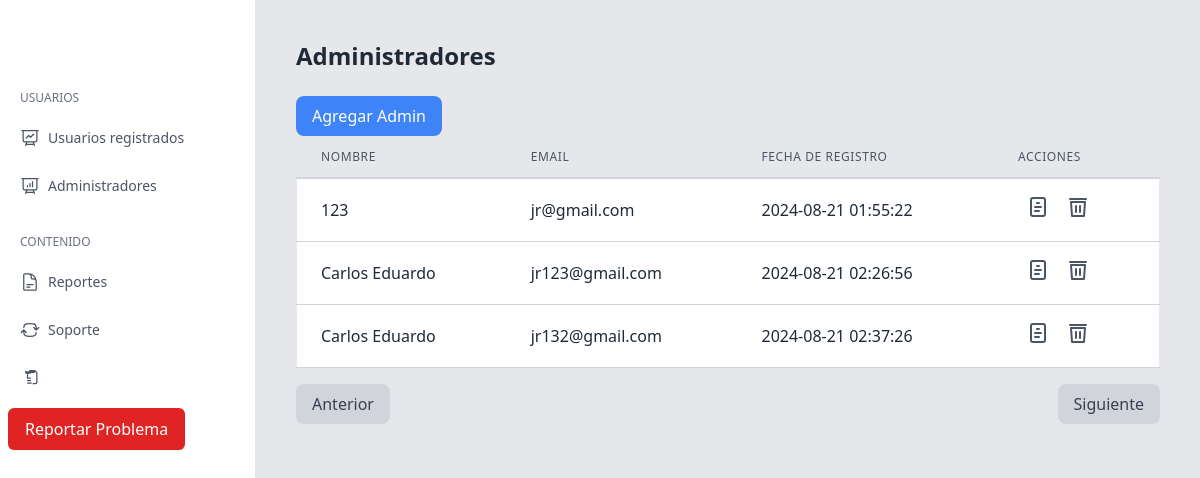
Screenshot of /crud-ad/agreagr_ad.php (signed in) with the database file from the repository.
### tables this page shows
CREATE TABLE `administradores` (
  `id` int(11) NOT NULL,
  `email` varchar(255) NOT NULL,
  `nombre` varchar(255) NOT NULL,
  `contra` varchar(255) NOT NULL,
  `fecha_registro` timestamp NOT NULL DEFAULT current_timestamp() ON UPDATE current_timestamp()
);

### src/crud-ad/php/ver_ad.php (the view, shortened to what this page needs)
<?php
$servername = "localhost";
$username = "root";
$password = "";
$database = "crea";
$results_per_page = 6;
if (isset($_GET['page']) && is_numeric($_GET['page'])) {
    $current_page = $_GET['page'];
} else {
    $current_page = 1;
}
$start_from = ($current_page - 1) * $results_per_page;
$conn = new mysqli($servername, $username, $password, $database);
$sql = "SELECT * FROM `administradores` LIMIT $start_from, $results_per_page";
$result = $conn->query($sql);
if ($result->num_rows > 0) {
    while ($row = $result->fetch_assoc()) {
        echo '<tr>';
        echo '<td class="px-6 py-4 whitespace-no-wrap border-b border-gray-300 dark:border-gray-700">' . htmlspecialchars($row['nombre']) . '</td>';
        echo '<td class="px-6 py-4 whitespace-no-wrap border-b border-gray-300 dark:border-gray-700">' . htmlspecialchars($row['email']) . '</td>';
        echo '<td class="px-6 py-4 whitespace-no-wrap border-b border-gray-300 dark:border-gray-700">' . htmlspecialchars($row['fecha_registro']) . '</td>';
        echo '<td class="px-6 py-4 whitespace-no-wrap border-b border-gray-300 dark:border-gray-700">';
        echo '<form method="POST" style="display:inline-block;">';
        echo '<button class="text-gray-600 dark:text-gray-200 hover:text-blue-500 dark:hover:text-blue-400 mx-2">';
        echo '<svg xmlns="http://www.w3.org/2000/svg" class="h-6 w-6" fill="none" viewBox="0 0 24 24" stroke="currentColor">';
        echo '<path stroke-linecap="round" stroke-linejoin="round" stroke-width="2" d="M15 12H9m2-4h2m-4 8h4m4 5H7a2 2 0 01-2-2V5a2 2 0 012-2h10a2 2 0 012 2v14a2 2 0 01-2 2z" />';
        echo '</svg>';
        echo '</button>';
        echo '<button type="submit" class="text-gray-600 dark:text-gray-200 hover:text-red-500 dark:hover:text-red-400 mx-2">';
        echo '<svg xmlns="http://www.w3.org/2000/svg" class="h-6 w-6" fill="none" viewBox="0 0 24 24" stroke="currentColor">';
        echo '<path stroke-linecap="round" stroke-linejoin="round" stroke-width="2" d="M19 7l-1 14H6L5 7m14 0H5M4 4h16M10 11v6m4-6v6" />';
        echo '</svg>';
        echo '</button>';
        echo '</form>';
        echo '</td>';
        echo '</tr>';
    }
} else {
    echo "<tr><td colspan='4'>No hay administradores registrados.</td></tr>";
}
?>

### rows the page displays
administradores: nombre "123", email "jr@gmail.com", fecha_registro "2024-08-21 01:55:22"
administradores: nombre "Carlos Eduardo", email "jr123@gmail.com", fecha_registro "2024-08-21 02:26:56"
administradores: nombre "Carlos Eduardo", email "jr132@gmail.com", fecha_registro "2024-08-21 02:37:26"
